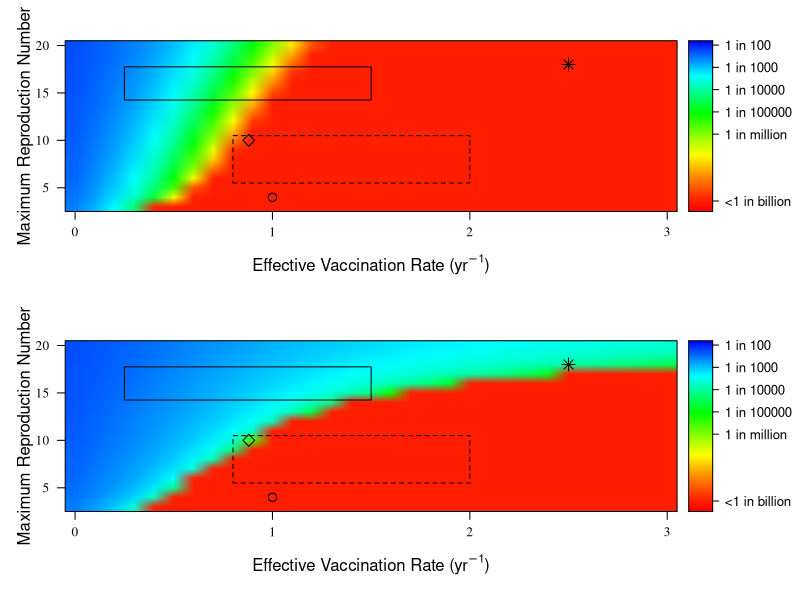

Reproduce this figure in R.
library(lattice)
library(gridExtra)

#this data is from simulations across R0 and vaccination rates when 
#roBetaRate = 0.07, ramp = 2, OPVtrans(epsilon) = 0.05
data_figure2 = read.csv('figure2_data.csv',header=T)

#I removed R0 = 22 and higher vaccination rates because they are unrealistic ranges
data_figure2_sub = subset(data_figure2, vaccRate <= 3 & R0 < 22)

#Set very low prevalances to  1 billion category
data_figure2_sub$finalPrev_0 = with(data_figure2_sub, ifelse(finalPrev < 1e-9, 1e-9, finalPrev))
data_figure2_sub$min0t50_0 =  with(data_figure2_sub, ifelse(min0t50 < 1e-9, 1e-9, min0t50))
data_figure2_sub$avg15t50_0 =  with(data_figure2_sub, ifelse(avg15t50 < 1e-9, 1e-9, avg15t50))

#how the colour key was selected
col.l <- colorRampPalette(rainbow(1000, start=0, end = 4/6, alpha = 1),
                           space = "Lab", bias = 0.8)


#Set up labels
prevLab = c("1 in 100", "1 in 1000", "1 in 10000", 
          "1 in 100000", "1 in million", "<1 in billion" )
prevLabLoc = c(-2, -3, -4, -5, -6, -9)
R0text = "Maximum Reproduction Number"
xtext = expression(paste("Effective Vaccination Rate (yr"^{-1},")"))

#The levelplot code
min_prev_plot = levelplot(log10(min0t50_0) ~ vaccRate + R0,
                          data_figure2_sub,
              as.table = T, cuts = 1000,
              col.regions = col.l,
              xlab = xtext,
              ylab = R0text,
              par.settings = list(
                layout.widths = list(
                  ylab.axis.padding = -.25,
                  axis.key.padding=-0.5 ),
                layout.heights = list(
                  xlab.axis.padding = 0)
              ),
              scales=list(tck = c(1,0), fontfamily = "Times",
                          x=list(at = seq(0, 3, 1), labels = seq(0, 3, 1))),
              colorkey = list(space = "right", cuts = 1000, angle = 90,
                              labels = list(fontface="plain", labels = prevLab, at = prevLabLoc, angle=180)),
              interpolate = TRUE,
              panel=function(...){
                panel.levelplot.raster(...)
                panel.rect(0.8, 5.5, 2, 10.5, border = "black", lty = 2)
                panel.points(0.88, 10., col = "black", pch = 5, cex = 1.,  pos = 3)
                panel.points(1, 4, col = "black", pch = 1, cex = 1.)
                panel.points(2.5, 18, col = "black", pch = 8, cex = 1.1)
                panel.rect(0.25, 14.25, 1.5, 17.75, border = "black")
              }
)

final_prev_plot = levelplot(log10(finalPrev_0) ~ vaccRate + R0,
              data_figure2_sub,
              as.table = T, cuts = 1000,
              col.regions = col.l,
              xlab = xtext,
              ylab = R0text,
              par.settings = list(
                layout.widths = list(
                  ylab.axis.padding = -.25,
                  axis.key.padding=-0.5 ),
                layout.heights = list(
                  xlab.axis.padding = 0)
              ),
              scales=list(tck = c(1,0), fontfamily = "Times",
                          x=list(at = seq(0, 3, 1), labels = seq(0, 3, 1))),
              colorkey = list(space = "right", cuts = 1000, angle = 90,
                              labels = list(fontface="plain", labels = prevLab, at = prevLabLoc, angle=180)),
              interpolate = TRUE,
              panel=function(...){
                panel.levelplot.raster(...)
                panel.rect(0.8, 5.5, 2, 10.5, border = "black", lty = 2)
                panel.points(0.88, 10., col = "black", pch = 5, cex = 1.,  pos = 3)
                panel.points(1, 4, col = "black", pch = 1, cex = 1.)
                panel.points(2.5, 18, col = "black", pch = 8, cex = 1.1)
                panel.rect(0.25, 14.25, 1.5, 17.75, border = "black")
              }
)

#pdf("Figure2.pdf", width=3.5*1.25, height=14/3*1.25, family="Times")
grid.arrange(min_prev_plot, final_prev_plot, nrow = 2)
#dev.off()

